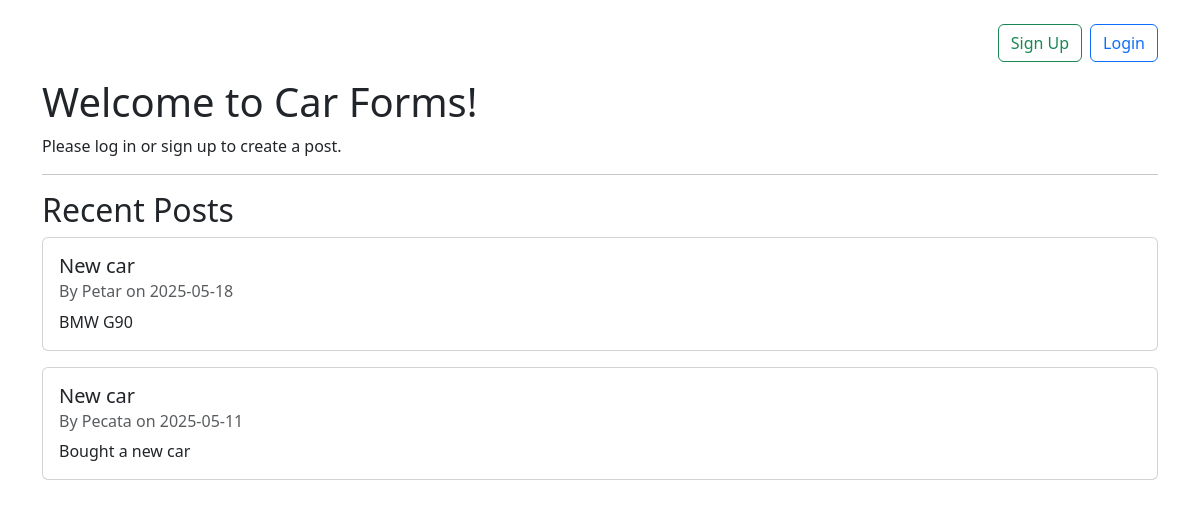
The page /home on the database its author committed.
### Car_forms/models.py (models this page shows, shortened)
class Post(db.Model):
    id = db.Column(db.Integer, primary_key=True)
    title = db.Column(db.String(100), nullable=False)
    date_posted = db.Column(db.DateTime, nullable=False, default=datetime.utcnow)
    content = db.Column(db.Text, nullable=False)
    user_id = db.Column(db.Integer, db.ForeignKey('user.id'), nullable=False)

class User(db.Model, UserMixin):
    id = db.Column(db.Integer, primary_key=True)
    username = db.Column(db.String(20), unique=True, nullable=False)
    email = db.Column(db.String(120), unique=True, nullable=False)
    image_file = db.Column(db.String(20), nullable=False, default='default.jpg')
    password = db.Column(db.String(60), nullable=False)
    posts = db.relationship('Post', backref='author', lazy=True)

### Car_forms/routes.py (the view)
@app.route("/")
@app.route("/home")
def home():
    post = Post.query.order_by(Post.date_posted.desc()).all()
    return render_template('home.html',posts=post, title='Home Page')

### Car_forms/templates/home.html (shortened to what this page needs)
<!DOCTYPE html>
<html lang="en">
<head>
    <link href="https://cdn.jsdelivr.net/npm/bootstrap@5.3.3/dist/css/bootstrap.min.css" rel="stylesheet">
</head>
<body>
    <div class="container mt-4">
        <div class="d-flex justify-content-end align-items-center mb-3">
            {% if current_user.is_authenticated %}
                <a href="{{ url_for('about') }}" class="btn btn-outline-secondary me-2">About</a>
                <a href="{{ url_for('account') }}" class="btn btn-outline-primary me-2">Account</a>
                <a href="{{ url_for('logout') }}" class="btn btn-outline-danger me-2">Logout</a>
                <img src="{{ url_for('static', filename='profile_pics/' + current_user.image_file) }}" alt="Profile Picture" class="pfp">
            {% else %}
                <a href="{{ url_for('sign_up') }}" class="btn btn-outline-success me-2">Sign Up</a>
                <a href="{{ url_for('login') }}" class="btn btn-outline-primary">Login</a>
            {% endif %}
        </div>
        <h1>Welcome to Car Forms!</h1>
        {% if current_user.is_authenticated %}
            <p>Hello, {{ current_user.username }}!</p>
            <a href="{{ url_for('create_post') }}" class="btn btn-success mb-4">Create Post</a>
        {% else %}
            <p>Please log in or sign up to create a post.</p>
        {% endif %}
        <hr>
        <h2>Recent Posts</h2>
        {% for post in posts %}
            <div class="card mb-3">
                <div class="card-body">
                    <h5 class="card-title">{{ post.title }}</h5>
                    <h6 class="card-subtitle mb-2 text-muted">
                        By {{ post.author.username }} on {{ post.date_posted.strftime('%Y-%m-%d') }}
                    </h6>
                    <p class="card-text">{{ post.content }}</p>
                </div>
            </div>
        {% else %}
            <p>No posts have been created yet!</p>
        {% endfor %}
    </div>
</body>
</html>

### rows shown on the page
Post: title "New car", author.username "Petar", date_posted "2025-05-18", content "BMW G90"
Post: title "New car", author.username "Pecata", date_posted "2025-05-11", content "Bought a new car"
